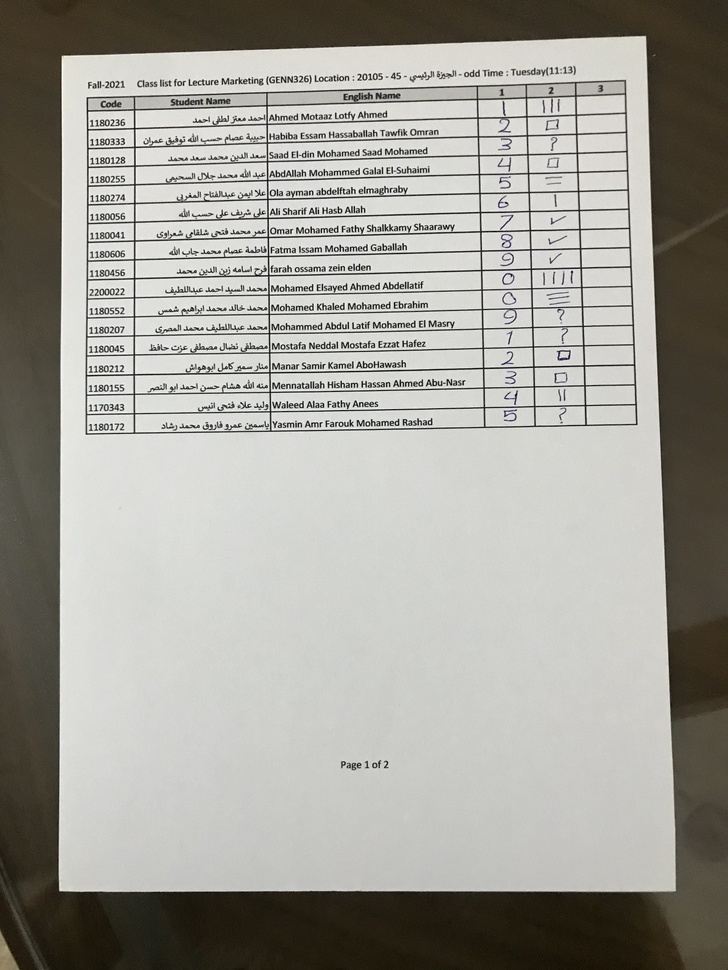
#> input picture Grades Sheet Model/Test Cases/1.jpg, 728 x 970 px, shrunk from 3024 x 4030 before the run
$ python -i paper_extraction.py   (imports and definitions only)
#> lines starting #> are read from the running program, lines starting #| are printed output that depends on the picture; after the words box and inside, x2 and y2 are one past the last pixel; in counts of white or black regions, pixels touching at a corner belong together
import cv2
import numpy as np
from utils import *


def reorder_points(points):
    points = points.reshape((4, 2))

    newPoints = np.zeros((4, 1, 2), dtype=np.int32)

    add = points.sum(1)
    diff = np.diff(points, axis=1)

    minSumIndex = np.argmin(add)
    maxSumIndex = np.argmax(add)

    minDiffIndex = np.argmin(diff)
    maxDiffIndex = np.argmax(diff)

    newPoints[0] = points[minSumIndex]
    newPoints[3] = points[maxSumIndex]
    newPoints[1] = points[minDiffIndex]
    newPoints[2] = points[maxDiffIndex]

    return newPoints


def extract_paper_region(input_img, iterations=1):
    output_image = input_img

    for i in range(iterations):
        input_img = output_image
        img_RGB = cv2.cvtColor(input_img, cv2.COLOR_BGR2RGB)
        img_gray = cv2.cvtColor(img_RGB, cv2.COLOR_BGR2GRAY)

        canny_edged_image = cv2.Canny(img_gray, 100, 255)

        win = np.ones((5, 5), np.uint8)
        canny_edged_image = cv2.dilate(canny_edged_image, win, iterations=2)
        contours, _ = cv2.findContours(
            canny_edged_image, cv2.RETR_EXTERNAL, cv2.CHAIN_APPROX_NONE)

        image_with_contours = np.copy(img_RGB)
        cv2.drawContours(image_with_contours, contours, -1, (0, 255, 0), 20)

        largest_contour = np.array([])
        mxArea = 0

        for contour in contours:
            area = cv2.contourArea(contour)
            perimeter = cv2.arcLength(contour, True)
            approximated_edge = cv2.approxPolyDP(
                contour, 0.02 * perimeter, True)
            if area > mxArea and len(approximated_edge) == 4:
                mxArea = area
                largest_contour = approximated_edge

        biggest_contour = reorder_points(largest_contour)

        y, x = img_gray.shape[:2]

        pts1 = np.array(biggest_contour, np.float32)
        pts2 = np.array([[0, 0], [x, 0], [0, y], [x, y]], np.float32)

        matrix = cv2.getPerspectiveTransform(pts1, pts2)

        output_image = cv2.warpPerspective(img_gray, matrix, (x, y))

    return output_image

>>> import cv2
>>> picture = cv2.imread('Test Cases/1.jpg')
#> picture is the input picture: shape (970, 728, 3); mean B, G, R 152.7, 159.6, 161.2
>>> result = extract_paper_region(picture)
#> the loop in extract_paper_region, `for i in range(iterations):` made 1 pass
#> pass 1, in extract_paper_region, `canny_edged_image = cv2.Canny(img_gray, 100, 255)`:
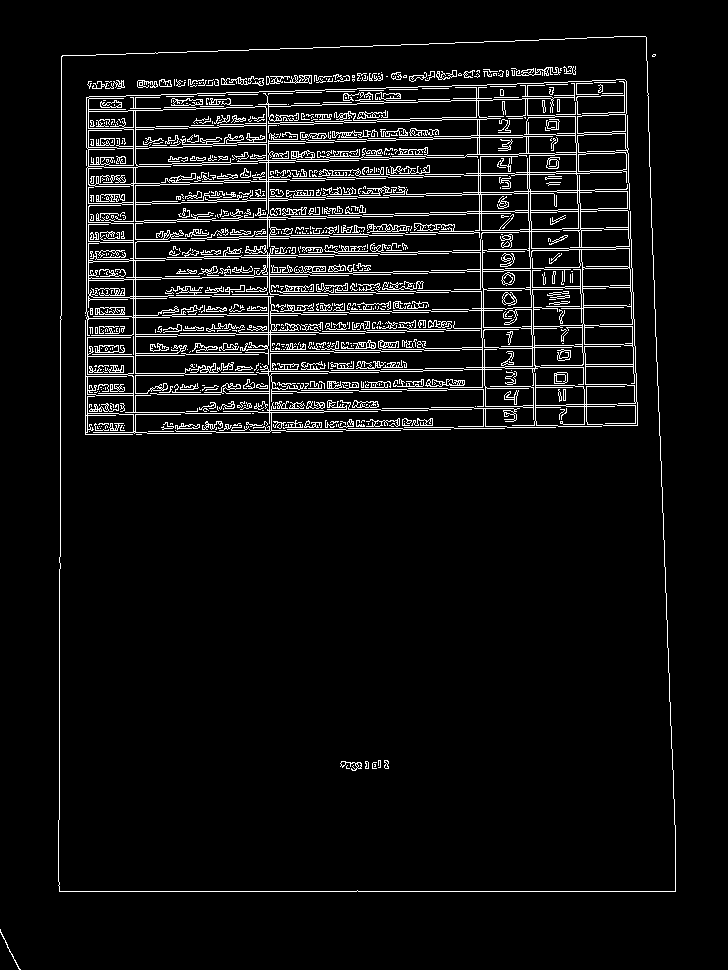
#> canny_edged_image: shape (970, 728); 6.4% white in thin lines or dots, all inside (x1, y1, x2, y2) = (0, 36, 676, 970)
#> pass 1, in extract_paper_region, `canny_edged_image = cv2.dilate(canny_edged_image, win, iterations=2)`:
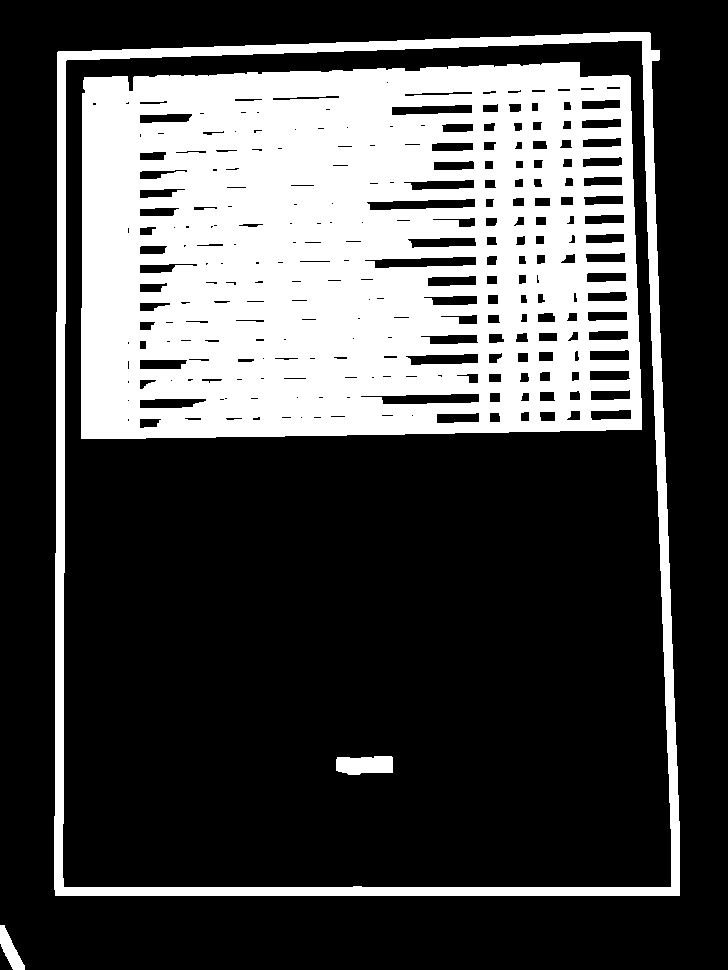
#> canny_edged_image: shape (970, 728); 29.3% white; 4 white regions, box (x1, y1, x2, y2) and area: (81, 62, 642, 439) 178578, (54, 32, 680, 896) 26572, (336, 756, 393, 775) 933, (0, 925, 25, 970) 513
#> after the loop in extract_paper_region, `for i in range(iterations):`:
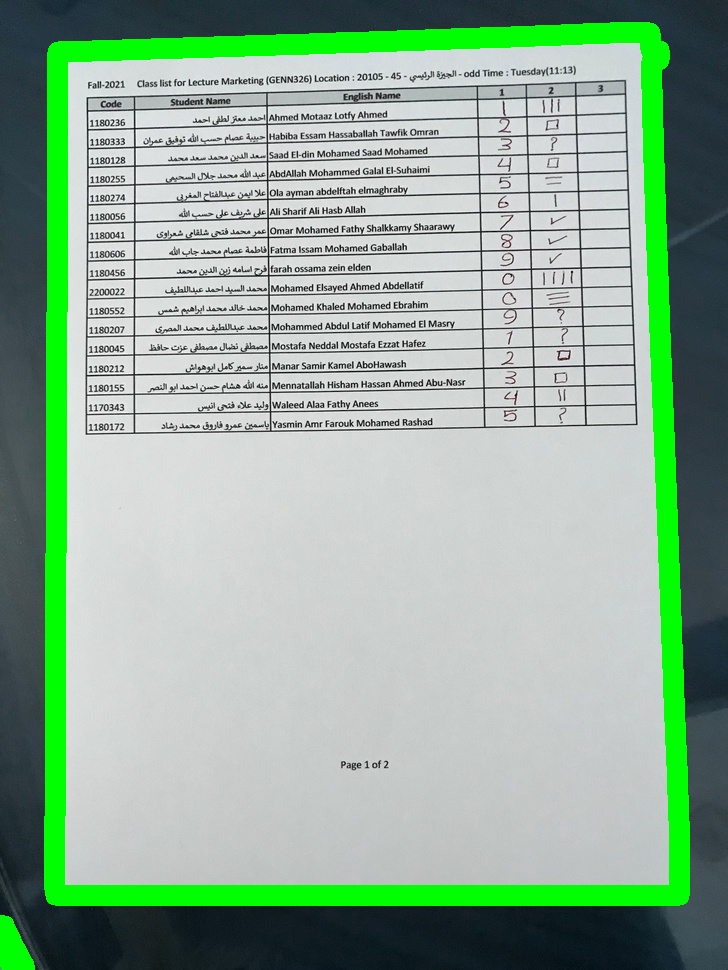
#> image_with_contours: shape (970, 728, 3); mean B, G, R 151.9, 173.4, 144.7
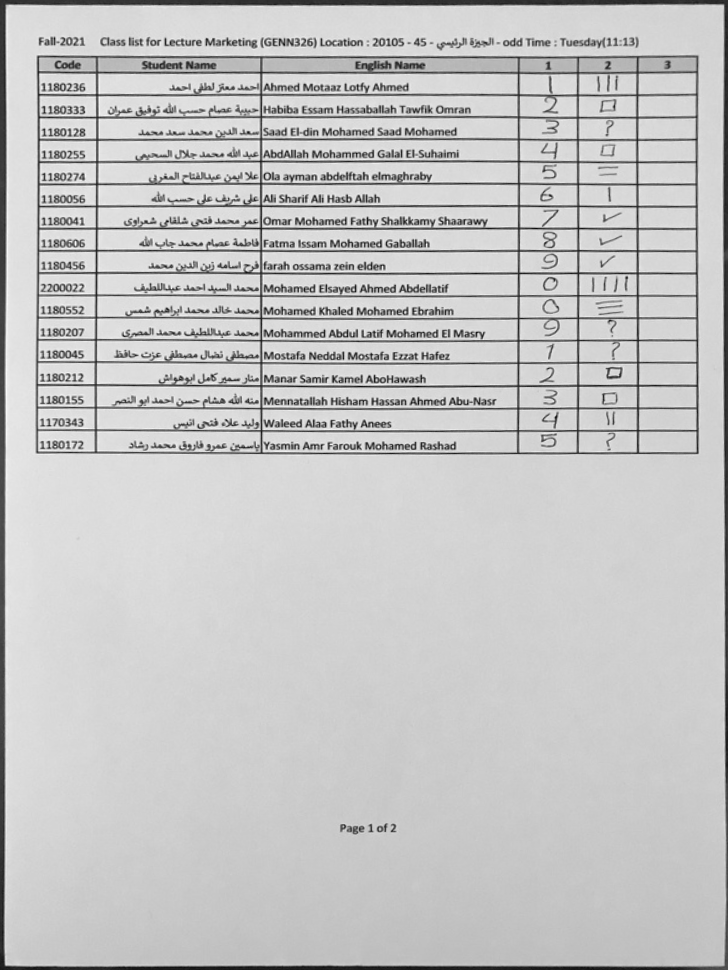
#> result: shape (970, 728); min 4, max 251, mean 196.9

$ run again, on Grades Sheet Model/Test Cases/10.jpg
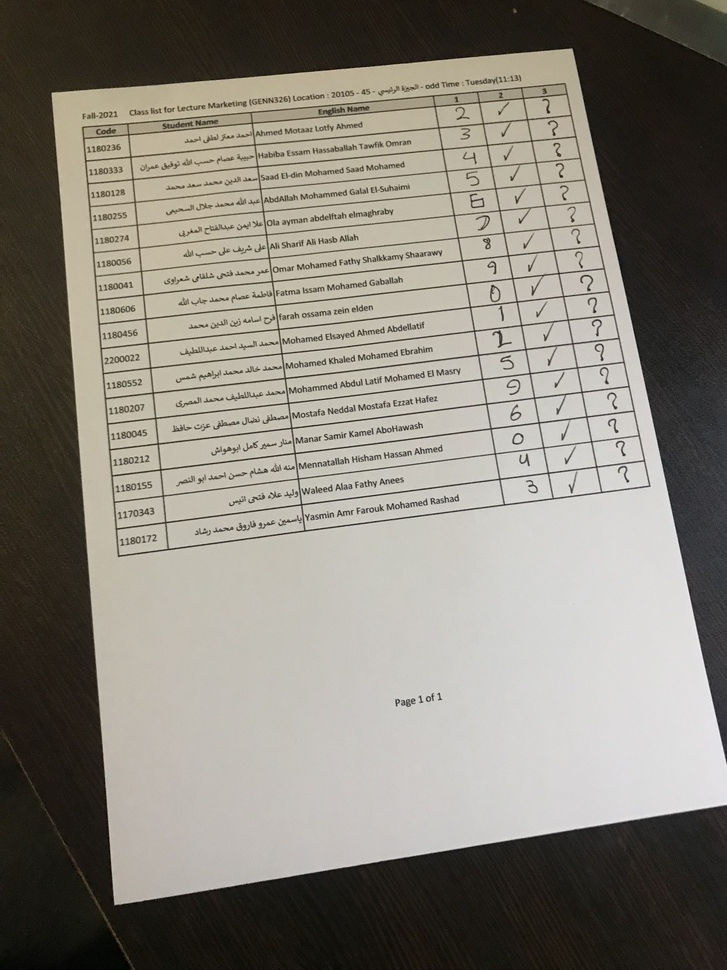
#> input picture Grades Sheet Model/Test Cases/10.jpg, 727 x 970 px, shrunk from 3024 x 4032 before the run
#> picture is the input picture: shape (970, 727, 3); mean B, G, R 121.9, 131.3, 135.7
#> the loop in extract_paper_region, `for i in range(iterations):` made 1 pass
#> pass 1, in extract_paper_region, `canny_edged_image = cv2.dilate(canny_edged_image, win, iterations=2)`:
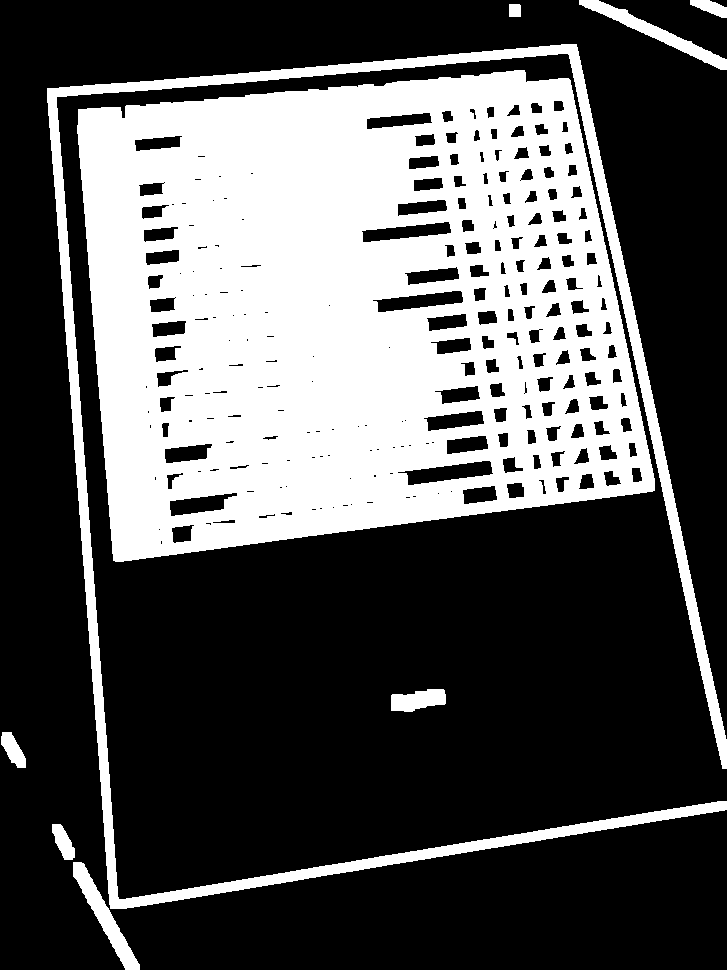
#> canny_edged_image: shape (970, 727); 33.8% white; 9 white regions, largest, box (x1, y1, x2, y2) and area: (77, 70, 655, 562) 205213, (47, 44, 727, 909) 26795, (579, 0, 727, 70) 1850
#> `result = extract_paper_region(picture)`:
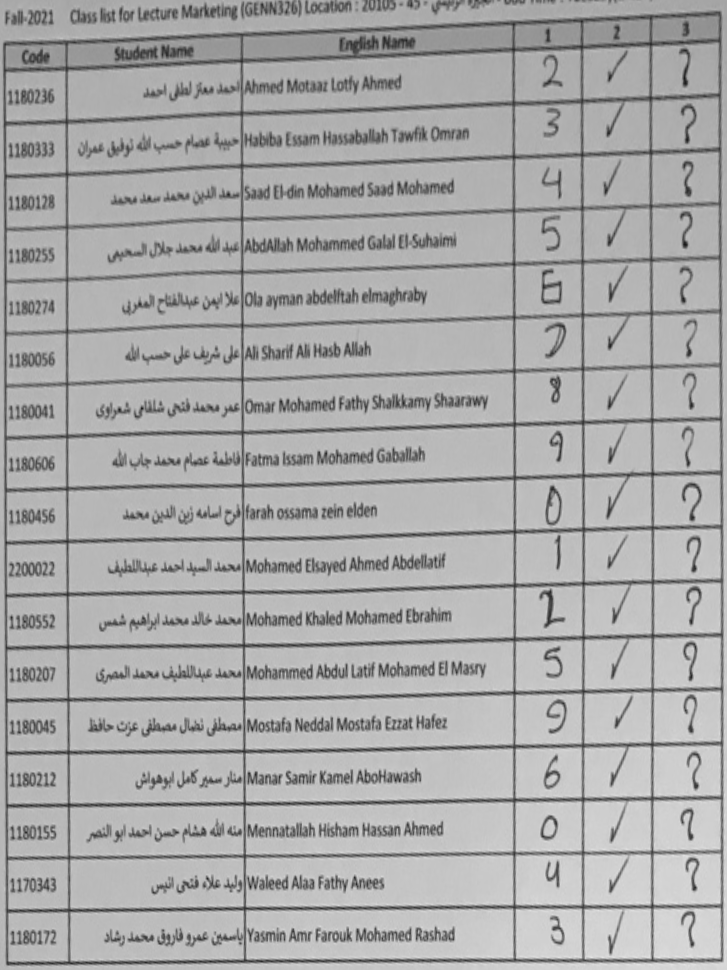
#> result: shape (970, 727); min 25, max 228, mean 168.6

$ run again, on Grades Sheet Model/Test Cases/11.jpg
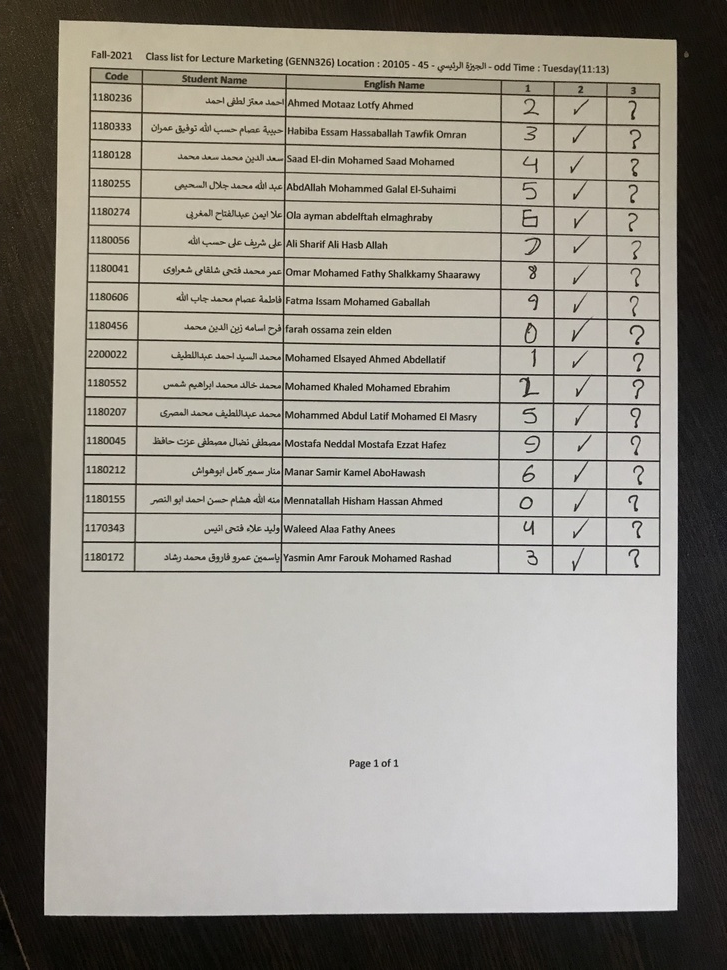
#> input picture Grades Sheet Model/Test Cases/11.jpg, 727 x 970 px, shrunk from 3024 x 4032 before the run
#> picture is the input picture: shape (970, 727, 3); mean B, G, R 138.7, 147.1, 150.9
#> the loop in extract_paper_region, `for i in range(iterations):` made 1 pass
#> pass 1, in extract_paper_region, `canny_edged_image = cv2.dilate(canny_edged_image, win, iterations=2)`:
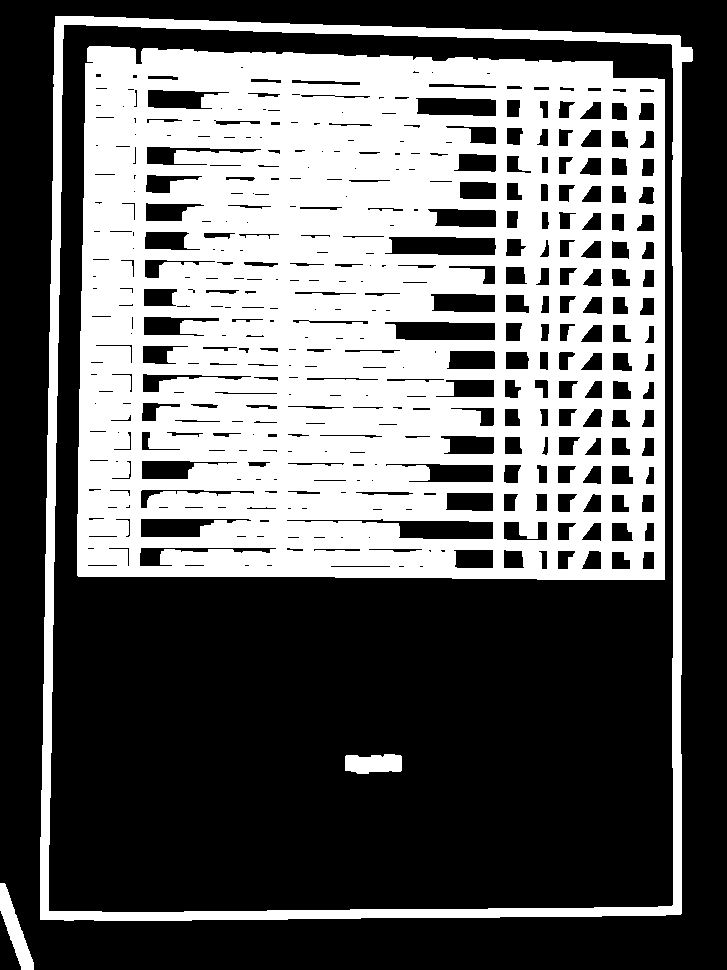
#> canny_edged_image: shape (970, 727); 39.8% white; 4 white regions, box (x1, y1, x2, y2) and area: (77, 46, 665, 580) 250885, (40, 16, 693, 921) 27786, (0, 883, 34, 970) 1130, (345, 754, 402, 774) 964
#> `result = extract_paper_region(picture)`:
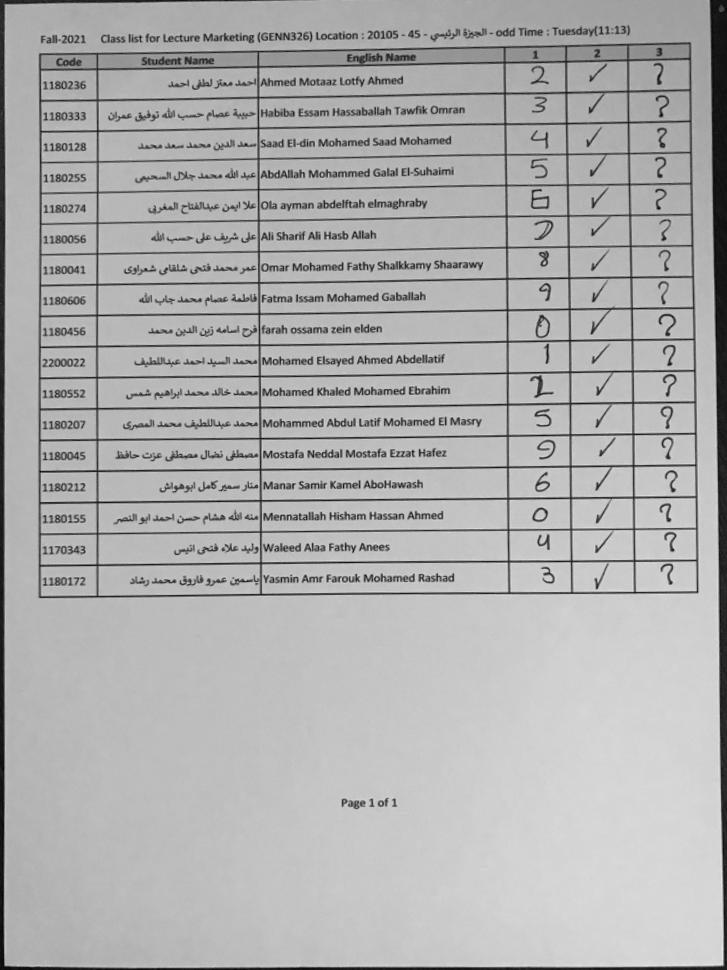
#> result: shape (970, 727); min 3, max 229, mean 174.8
